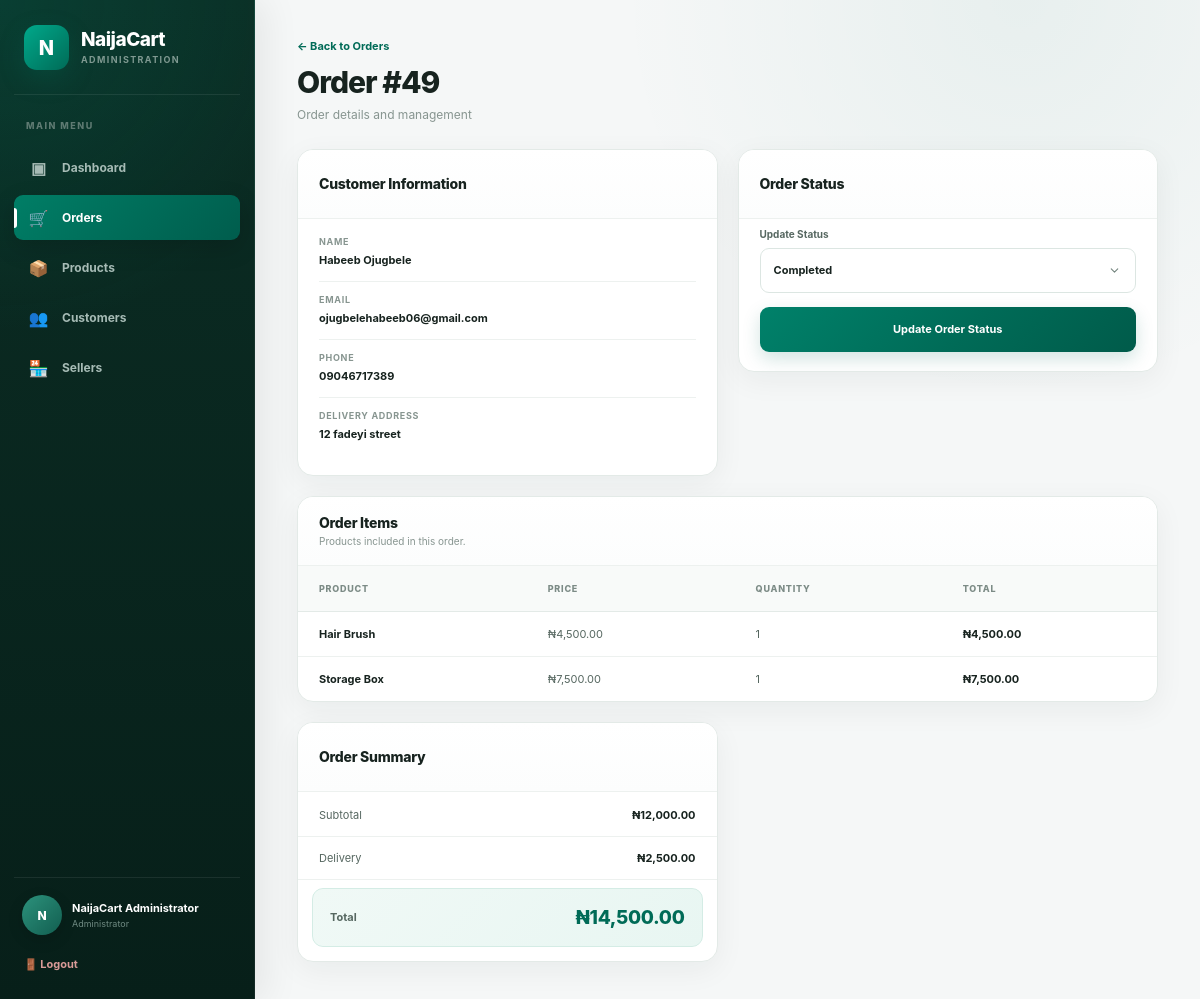
The app's page /admin/orders/49 (signed in) with its own data.
### tables this page shows
CREATE TABLE users (
            id INTEGER PRIMARY KEY AUTOINCREMENT,
            name TEXT NOT NULL,
            email TEXT UNIQUE NOT NULL,
            password TEXT NOT NULL,
            phone TEXT,
            address TEXT,
            role TEXT NOT NULL DEFAULT 'customer',
            created_at TIMESTAMP DEFAULT CURRENT_TIMESTAMP
        , email_verified
            INTEGER NOT NULL DEFAULT 1, verification_code TEXT, verification_expires_at TIMESTAMP);

CREATE TABLE orders (
            id INTEGER PRIMARY KEY AUTOINCREMENT,
            user_id INTEGER,
            customer_name TEXT,
            customer_phone TEXT,
            customer_email TEXT,

            customer_address TEXT,
            delivery_address TEXT,

            subtotal REAL DEFAULT 0,
            delivery REAL DEFAULT 0,
            total REAL DEFAULT 0,

            status TEXT DEFAULT 'Pending',

            paystack_reference TEXT,
            payment_status TEXT DEFAULT 'unpaid',
            paid_at TIMESTAMP,

            created_at TIMESTAMP DEFAULT CURRENT_TIMESTAMP, payment_method TEXT DEFAULT 'Online Payment', delivery_method TEXT DEFAULT 'Home Delivery',

            FOREIGN KEY (user_id)
                REFERENCES users(id)
                ON DELETE SET NULL
        );

CREATE TABLE order_items (
            id INTEGER PRIMARY KEY AUTOINCREMENT,
            order_id INTEGER NOT NULL,
            product_id INTEGER NOT NULL,
            product_name TEXT NOT NULL,
            price REAL NOT NULL,
            quantity INTEGER NOT NULL,

            FOREIGN KEY (order_id)
                REFERENCES orders(id)
                ON DELETE CASCADE,

            FOREIGN KEY (product_id)
                REFERENCES products(id)
        );

### app.py (the view, shortened to what this page needs)
@app.route(
    "/admin/orders/<int:order_id>"
)
@admin_required
def admin_order_detail(order_id):
    conn = get_db()
    order = conn.execute(
        """
        SELECT *
        FROM orders
        WHERE id = ?
        """,
        (order_id,)
    ).fetchone()
    items = conn.execute(
        """
        SELECT *
        FROM order_items
        WHERE order_id = ?
        ORDER BY id
        """,
        (order_id,)
    ).fetchall()
    conn.close()
    return render_template(
        "admin_order_detail.html",
        order=order,
        items=items
    )

### app.py (called while the page is built, shortened)
def get_db():
    conn = sqlite3.connect(
        str(DATABASE),
        timeout=30
    )
    conn.row_factory = sqlite3.Row
    conn.execute(
        "PRAGMA foreign_keys = ON"
    )
    conn.execute(
        "PRAGMA busy_timeout = 30000"
    )
    return conn

def admin_required(function):
    @wraps(function)
    def wrapper(*args, **kwargs):
        user_id = session.get(
            "user_id"
        )
        if not user_id:
            return redirect(
                url_for("admin_login")
            )
        conn = get_db()
        try:
            user = conn.execute(
                """
                SELECT
                    id,
                    role
                FROM users
                WHERE id = ?
                """,
                (user_id,)
            ).fetchone()
        finally:
            conn.close()
        return function(
            *args,
            **kwargs
        )
    return wrapper

def current_cart():
    if "cart" not in session:
        session["cart"] = {}
    return session["cart"]

def cart_items():
    cart = current_cart()
    if not cart:
        return [], 0, 0

@app.context_processor
def inject_cart():
    items, subtotal, count = cart_items()
    wishlist_count = 0
    user_id = session.get(
        "user_id"
    )
    if user_id:
        conn = get_db()
        wishlist_count = conn.execute(
            """
            SELECT COUNT(*)
            FROM wishlist
            WHERE user_id = ?
            """,
            (user_id,)
        ).fetchone()[0]
        conn.close()
    return {
        "cart_items": items,
        "cart_subtotal": subtotal,
        "cart_count": count,
        "cart_total": subtotal,
        "wishlist_count": wishlist_count
    }

### templates/admin_order_detail.html (shortened to what this page needs)
<!DOCTYPE html>
<html lang="en">
<head>
    <link
        rel="stylesheet"
        href="{{ url_for('static', filename='css/admin_order_detail.css') }}"
    >
</head>
<body>
<div class="admin-layout">
    <aside class="sidebar">
        <div class="brand">
            <div class="brand-logo">
                N
            </div>
            <div>
                <h2>NaijaCart</h2>
                <span>Administration</span>
            </div>
        </div>
        <nav class="sidebar-nav">
            <a href="{{ url_for('admin_dashboard') }}">
                <span>▣</span>
                Dashboard
            </a>
            <a
                href="{{ url_for('admin_orders') }}"
                class="active"
            >
                <span>🛒</span>
                Orders
            </a>
            <a href="{{ url_for('admin_products') }}">
                <span>📦</span>
                Products
            </a>
            <a href="{{ url_for('admin_customers') }}">
                <span>👥</span>
                Customers
            </a>
            <a href="{{ url_for('admin_sellers') }}">
                <span>🏪</span>
                Sellers
            </a>
        </nav>
        <div class="sidebar-bottom">
            <div class="admin-user">
                <div class="avatar">
                    {{ session.get("user_name", "A")[0]|upper }}
                </div>
                <div>
                    <strong>
                        {{ session.get(
                            "user_name",
                            "Administrator"
                        ) }}
                    </strong>
                    <small>
                        Administrator
                    </small>
                </div>
            </div>
            <a
                href="{{ url_for('admin_logout') }}"
                class="logout-link"
            >
                🚪 Logout
            </a>
        </div>
    </aside>
    <main class="main-content">
        <header class="topbar">
            <div>
                <a
                    href="{{ url_for('admin_orders') }}"
                    class="back-link"
                >
                    ← Back to Orders
                </a>
                <h1>
                    Order #{{ order["id"] }}
                </h1>
                <p>
                    Order details and management
                </p>
            </div>
        </header>
        <div class="detail-grid">
            <section class="detail-card">
                <div class="detail-card-header">
                    <h2>
                        Customer Information
                    </h2>
                </div>
                <div class="detail-content">
                    <div class="detail-row">
                        <span>Name</span>
                        <strong>
                            {{ order["customer_name"] or "Guest" }}
                        </strong>
                    </div>
                    <div class="detail-row">
                        <span>Email</span>
                        <strong>
                            {{ order["customer_email"] or "—" }}
                        </strong>
                    </div>
                    <div class="detail-row">
                        <span>Phone</span>
                        <strong>
                            {{ order["customer_phone"] or "—" }}
                        </strong>
                    </div>
                    <div class="detail-row">
                        <span>Delivery Address</span>
                        <strong>
                            {{ order["delivery_address"] or "—" }}
                        </strong>
                    </div>
                </div>
            </section>
            <section class="detail-card">
                <div class="detail-card-header">
                    <h2>
                        Order Status
                    </h2>
                </div>
                <div class="detail-content">
                    <form
                        method="POST"
                        action="{{ url_for(
                            'update_order_status',
                            order_id=order['id']
                        ) }}"
                    >
                        <label>
                            Update Status
                        </label>
                        <select
                            name="status"
                            class="status-select"
                        >
                            <option
                                value="Completed"
                                {% if order["status"] == "Completed" %}
                                selected
                                {% endif %}
                            >
                                Completed
                            </option>
                        </select>
                        <button
                            type="submit"
                            class="primary-button"
                        >
                            Update Order Status
                        </button>
                    </form>
                </div>
            </section>
            <section class="detail-card full-width">
                <div class="detail-card-header">
                    <div>
                        <h2>
                            Order Items
                        </h2>
                        <p>
                            Products included in this order.
                        </p>
                    </div>
                </div>
                {% if items %}
                <div class="table-wrapper">
                    <table>
                        <thead>
                            <tr>
                                <th>Product</th>
                                <th>Price</th>
                                <th>Quantity</th>
                                <th>Total</th>
                            </tr>
                        </thead>
                        <tbody>
                        {% for item in items %}
                            <tr>
                                <td>
                                    <strong>
                                        {{ item["product_name"] }}
                                    </strong>
                                </td>
                                <td>
                                    ₦{{ "{:,.2f}".format(
                                        item["price"] or 0
                                    ) }}
                                </td>
                                <td>
                                    {{ item["quantity"] }}
                                </td>
                                <td>
                                    <strong>
                                        ₦{{ "{:,.2f}".format(
                                            (item["price"] or 0)
                                            * item["quantity"]
                                        ) }}
                                    </strong>
                                </td>
                            </tr>
                        {% endfor %}
                        </tbody>
                    </table>
                </div>
                {% else %}
                    <div class="empty-state">
                        <h3>No items found</h3>
                    </div>
                {% endif %}
            </section>
            <section class="detail-card summary-card">
                <div class="detail-card-header">
                    <h2>
                        Order Summary
                    </h2>
                </div>
                <div class="summary-row">
                    <span>
                        Subtotal
                    </span>
                    <strong>
                        ₦{{ "{:,.2f}".format(
                            order["subtotal"] or 0
                        ) }}
                    </strong>
                </div>
                <div class="summary-row">
                    <span>
                        Delivery
                    </span>
                    <strong>
                        ₦{{ "{:,.2f}".format(
                            order["delivery"] or 0
                        ) }}
                    </strong>
                </div>
                <div class="summary-total">
                    <span>
                        Total
                    </span>
                    <strong>
                        ₦{{ "{:,.2f}".format(
                            order["total"] or 0
                        ) }}
                    </strong>
                </div>
            </section>
        </div>
    </main>
</div>
</body>
</html>

### records on screen
users: name "NaijaCart Administrator"
orders: id "49", customer_name "Habeeb Ojugbele", customer_email "ojugbelehabeeb06@gmail.com", customer_phone "09046717389", delivery_address "12 fadeyi street", status "Completed", subtotal "12,000.00", delivery "2,500.00", total "14,500.00"
order_items: product_name "Hair Brush", price "4,500.00", quantity "1", price+quantity "4,500.00"
order_items: product_name "Storage Box", price "7,500.00", quantity "1", price+quantity "7,500.00"

### other values on screen
{{ session.get("user_name", "A")[0]|upper }} "N"
